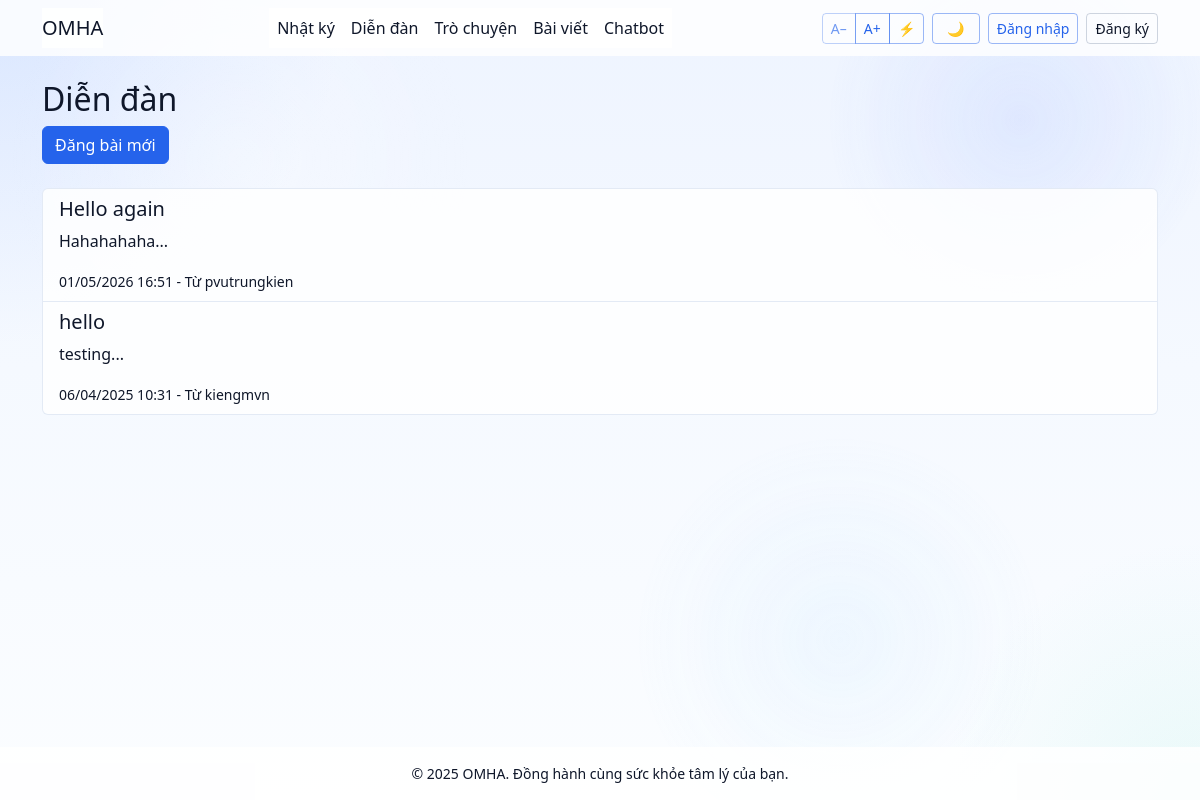
Page /forum on the committed database.
### models.py (models this page shows, shortened)
class ForumPost(db.Model):
    id = Column(Integer, primary_key=True)
    title = Column(String(100), nullable=False)
    content = Column(Text, nullable=False)
    image = db.Column(String(200))  # Thêm trường image
    created_at = Column(db.DateTime, default=datetime.utcnow)
    user_id = Column(Integer, ForeignKey('user.id'), nullable=False)
    user = relationship('User', backref='forum_posts', lazy=True)

class User(db.Model, UserMixin):
    id = db.Column(db.Integer, primary_key=True)
    username = db.Column(db.String(150), nullable=False, unique=True)
    password_hash = db.Column(db.String(200), nullable=False)
    entries = db.relationship('DiaryEntry', backref='author', lazy=True)
    emotional_insights = db.relationship('EmotionalInsight', backref='user', lazy=True, cascade='all, delete-orphan')
    chat_messages = db.relationship('ChatMessage', backref='user', lazy=True, cascade='all, delete-orphan')

### omha.py (the view)
@app.route('/forum')
def forum():
    posts = ForumPost.query.order_by(ForumPost.created_at.desc()).all()
    return render_template('forum.html', posts=posts)

### templates/forum.html (shortened to what this page needs)
{% extends "base.html" %}
{% block content %}
    <h2>Diễn đàn</h2>
    <a href="{{ url_for('create_post') }}" class="btn btn-primary mb-4">Đăng bài mới</a>
    <div class="list-group">
        {% for post in posts %}
            <a href="{{ url_for('view_post', post_id=post.id) }}" class="list-group-item list-group-item-action">
                <h5>{{ post.title }}</h5>
                <p>{{ post.content[:100] }}...</p>
                <small>{{ post.created_at.strftime('%d/%m/%Y %H:%M') }} - Từ {{ post.user.username }}</small>
            </a>
        {% endfor %}
    </div>
{% endblock %}

### static/styles.css (style rules this page uses)
:root { color-scheme: light; --bg: #eef4ff; --bg-soft: #f8fbff; --surface: rgba(255, 255, 255, 0.82); --surface-strong: #ffffff; --surface-border: rgba(226, 233, 245, 0.95); --input-bg: rgba(255, 255, 255, 0.92); --text: #0f172a; --muted: #52637f; --muted-strong: #334155; --primary: #2563eb; --primary-soft: #1d4ed8; --secondary: #64748b; --danger: #dc2626; --success: #16a34a; --footer: #f8fafc; --shadow: 0 28px 80px rgba(15, 23, 42, 0.14); }
html, body { height: 100%; }
body { display: flex; flex-direction: column; color: var(--text); background: radial-gradient(circle at top left, rgba(94, 147, 255, 0.14), transparent 24%), radial-gradient(circle at bottom right, rgba(107, 224, 206, 0.12), transparent 18%), linear-gradient(180deg, #eef4ff 0%, #f5f9ff 46%, #fbfdff 100%); min-height: 100vh; transition: background 0.3s ease, color 0.3s ease; }
body::before { content: ''; position: fixed; inset: 0; background: radial-gradient(circle at 20% 20%, rgba(255, 255, 255, 0.33), transparent 20%), radial-gradient(circle at 85% 15%, rgba(130, 161, 255, 0.18), transparent 16%), radial-gradient(circle at 70% 80%, rgba(152, 210, 255, 0.12), transparent 20%); opacity: 0.85; pointer-events: none; z-index: -1; animation: drift-bg 34s linear infinite; }
.card, .list-group-item, .navbar, .dropdown-menu, footer, .chat-panel, .chat-window, .form-control, .form-select, .input-group-text, .card-header, .table, .bg-white, .bg-light, .btn, .navbar-nav .nav-link, .navbar-brand, .navbar-text { background-color: var(--surface) !important; color: var(--text) !important; border-color: var(--surface-border) !important; }
.btn-primary { background-color: var(--primary) !important; border-color: var(--primary) !important; color: #fff !important; }

### rows in the picture
ForumPost: title "Hello again", content "Hahahahaha", created_at "01/05/2026 16:51", user.username "pvutrungkien"
ForumPost: title "hello", content "testing", created_at "06/04/2025 10:31", user.username "kiengmvn"
